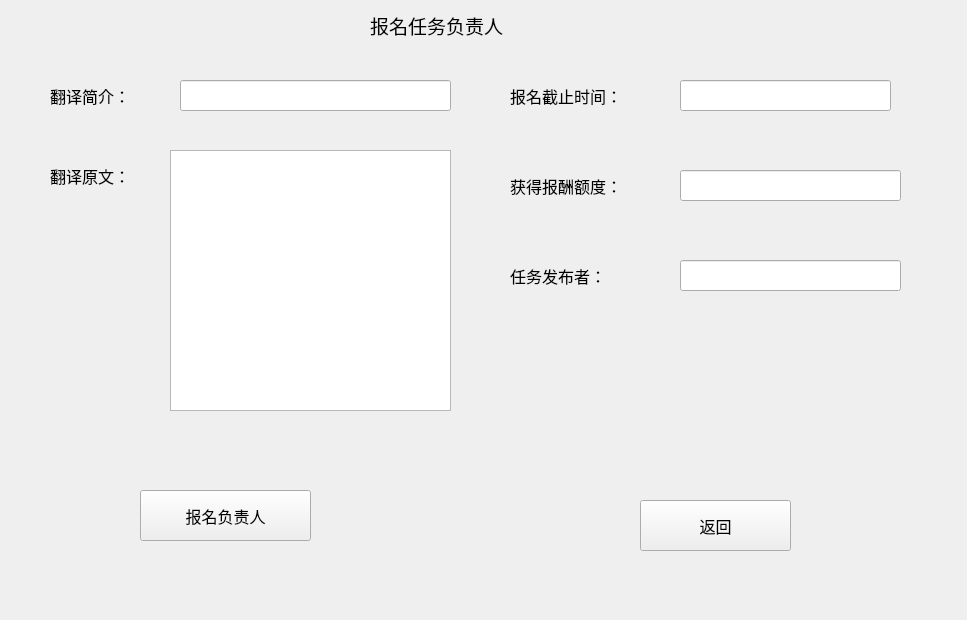
<?xml version="1.0" encoding="UTF-8"?>
<ui version="4.0">
 <class>applyManagerw</class>
 <widget class="QWidget" name="applyManagerw">
  <property name="geometry">
   <rect>
    <x>0</x>
    <y>0</y>
    <width>967</width>
    <height>620</height>
   </rect>
  </property>
  <property name="windowTitle">
   <string>Form</string>
  </property>
  <widget class="QPushButton" name="bApplyManager">
   <property name="geometry">
    <rect>
     <x>140</x>
     <y>490</y>
     <width>171</width>
     <height>51</height>
    </rect>
   </property>
   <property name="font">
    <font>
     <pointsize>12</pointsize>
    </font>
   </property>
   <property name="text">
    <string>报名负责人</string>
   </property>
  </widget>
  <widget class="QPushButton" name="bReturn">
   <property name="geometry">
    <rect>
     <x>640</x>
     <y>500</y>
     <width>151</width>
     <height>51</height>
    </rect>
   </property>
   <property name="font">
    <font>
     <pointsize>12</pointsize>
    </font>
   </property>
   <property name="text">
    <string>返回</string>
   </property>
  </widget>
  <widget class="QTextBrowser" name="taskText">
   <property name="geometry">
    <rect>
     <x>170</x>
     <y>150</y>
     <width>281</width>
     <height>261</height>
    </rect>
   </property>
  </widget>
  <widget class="QLabel" name="label">
   <property name="geometry">
    <rect>
     <x>370</x>
     <y>10</y>
     <width>201</width>
     <height>31</height>
    </rect>
   </property>
   <property name="font">
    <font>
     <pointsize>14</pointsize>
    </font>
   </property>
   <property name="text">
    <string>报名任务负责人</string>
   </property>
  </widget>
  <widget class="QLabel" name="label_2">
   <property name="geometry">
    <rect>
     <x>50</x>
     <y>160</y>
     <width>101</width>
     <height>31</height>
    </rect>
   </property>
   <property name="font">
    <font>
     <pointsize>12</pointsize>
    </font>
   </property>
   <property name="text">
    <string>翻译原文：</string>
   </property>
  </widget>
  <widget class="QLabel" name="label_3">
   <property name="geometry">
    <rect>
     <x>50</x>
     <y>80</y>
     <width>101</width>
     <height>31</height>
    </rect>
   </property>
   <property name="font">
    <font>
     <pointsize>12</pointsize>
    </font>
   </property>
   <property name="text">
    <string>翻译简介：</string>
   </property>
  </widget>
  <widget class="QLineEdit" name="lTaskintro">
   <property name="geometry">
    <rect>
     <x>180</x>
     <y>80</y>
     <width>271</width>
     <height>31</height>
    </rect>
   </property>
  </widget>
  <widget class="QLabel" name="label_4">
   <property name="geometry">
    <rect>
     <x>510</x>
     <y>80</y>
     <width>141</width>
     <height>31</height>
    </rect>
   </property>
   <property name="font">
    <font>
     <pointsize>12</pointsize>
    </font>
   </property>
   <property name="text">
    <string>报名截止时间：</string>
   </property>
  </widget>
  <widget class="QLineEdit" name="lDDLapply">
   <property name="geometry">
    <rect>
     <x>680</x>
     <y>80</y>
     <width>211</width>
     <height>31</height>
    </rect>
   </property>
  </widget>
  <widget class="QLineEdit" name="lReward">
   <property name="geometry">
    <rect>
     <x>680</x>
     <y>170</y>
     <width>221</width>
     <height>31</height>
    </rect>
   </property>
  </widget>
  <widget class="QLabel" name="label_5">
   <property name="geometry">
    <rect>
     <x>510</x>
     <y>170</y>
     <width>141</width>
     <height>31</height>
    </rect>
   </property>
   <property name="font">
    <font>
     <pointsize>12</pointsize>
    </font>
   </property>
   <property name="text">
    <string>获得报酬额度：</string>
   </property>
  </widget>
  <widget class="QLineEdit" name="lLaunchername">
   <property name="geometry">
    <rect>
     <x>680</x>
     <y>260</y>
     <width>221</width>
     <height>31</height>
    </rect>
   </property>
   <property name="text">
    <string/>
   </property>
  </widget>
  <widget class="QLabel" name="label_6">
   <property name="geometry">
    <rect>
     <x>510</x>
     <y>260</y>
     <width>141</width>
     <height>31</height>
    </rect>
   </property>
   <property name="font">
    <font>
     <pointsize>12</pointsize>
    </font>
   </property>
   <property name="text">
    <string>任务发布者：</string>
   </property>
  </widget>
 </widget>
 <resources/>
 <connections/>
</ui>
